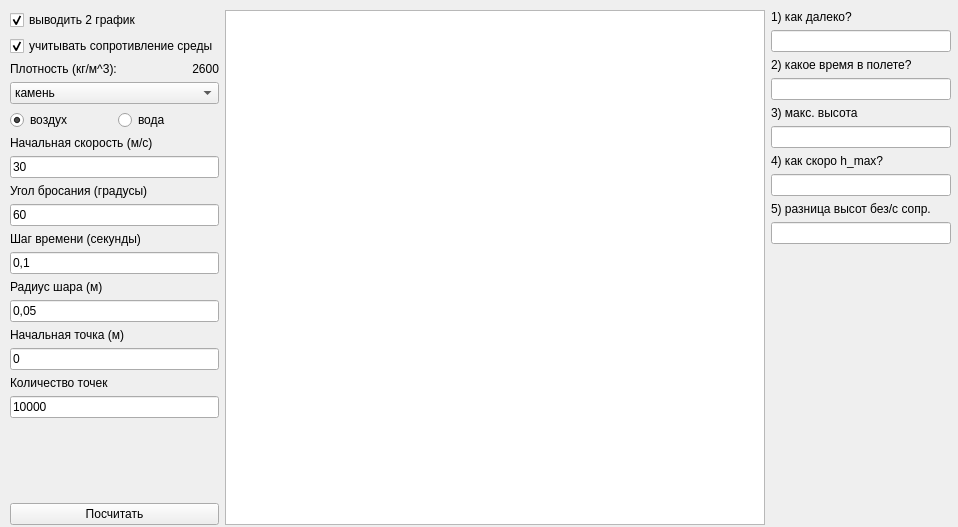
<?xml version="1.0" encoding="UTF-8"?>
<ui version="4.0">
 <class>MainWindow</class>
 <widget class="QMainWindow" name="MainWindow">
  <property name="geometry">
   <rect>
    <x>0</x>
    <y>0</y>
    <width>958</width>
    <height>527</height>
   </rect>
  </property>
  <property name="windowTitle">
   <string>Движение тела</string>
  </property>
  <widget class="QWidget" name="centralwidget">
   <widget class="QWidget" name="horizontalLayoutWidget">
    <property name="geometry">
     <rect>
      <x>10</x>
      <y>10</y>
      <width>941</width>
      <height>515</height>
     </rect>
    </property>
    <layout class="QHBoxLayout" name="horizontalLayout">
     <item>
      <layout class="QVBoxLayout" name="verticalLayout">
       <item>
        <widget class="QCheckBox" name="checkBox">
         <property name="text">
          <string>выводить 2 график</string>
         </property>
         <property name="checked">
          <bool>true</bool>
         </property>
        </widget>
       </item>
       <item>
        <widget class="QCheckBox" name="checkBox_2">
         <property name="text">
          <string>учитывать сопротивление среды</string>
         </property>
         <property name="checked">
          <bool>true</bool>
         </property>
        </widget>
       </item>
       <item>
        <layout class="QHBoxLayout" name="horizontalLayout_2">
         <item>
          <widget class="QLabel" name="label">
           <property name="text">
            <string>Плотность (кг/м^3):</string>
           </property>
          </widget>
         </item>
         <item>
          <widget class="QLabel" name="label_2">
           <property name="text">
            <string>2600</string>
           </property>
           <property name="alignment">
            <set>Qt::AlignRight|Qt::AlignTrailing|Qt::AlignVCenter</set>
           </property>
          </widget>
         </item>
        </layout>
       </item>
       <item>
        <widget class="QComboBox" name="comboBox">
         <property name="currentIndex">
          <number>0</number>
         </property>
         <item>
          <property name="text">
           <string>камень</string>
          </property>
         </item>
         <item>
          <property name="text">
           <string>пенопласт</string>
          </property>
         </item>
         <item>
          <property name="text">
           <string>дерево</string>
          </property>
         </item>
         <item>
          <property name="text">
           <string>железо</string>
          </property>
         </item>
        </widget>
       </item>
       <item>
        <layout class="QHBoxLayout" name="horizontalLayout_3">
         <item>
          <widget class="QRadioButton" name="radioButton">
           <property name="text">
            <string>воздух</string>
           </property>
           <property name="checked">
            <bool>true</bool>
           </property>
          </widget>
         </item>
         <item>
          <widget class="QRadioButton" name="radioButton_2">
           <property name="text">
            <string>вода</string>
           </property>
          </widget>
         </item>
        </layout>
       </item>
       <item>
        <widget class="QLabel" name="label_3">
         <property name="text">
          <string>Начальная скорость (м/с)</string>
         </property>
        </widget>
       </item>
       <item>
        <widget class="QLineEdit" name="lineEdit">
         <property name="sizePolicy">
          <sizepolicy hsizetype="Preferred" vsizetype="Fixed">
           <horstretch>0</horstretch>
           <verstretch>0</verstretch>
          </sizepolicy>
         </property>
         <property name="minimumSize">
          <size>
           <width>180</width>
           <height>0</height>
          </size>
         </property>
         <property name="text">
          <string>30</string>
         </property>
        </widget>
       </item>
       <item>
        <widget class="QLabel" name="label_4">
         <property name="text">
          <string>Угол бросания (градусы)</string>
         </property>
        </widget>
       </item>
       <item>
        <widget class="QLineEdit" name="lineEdit_2">
         <property name="sizePolicy">
          <sizepolicy hsizetype="Preferred" vsizetype="Fixed">
           <horstretch>0</horstretch>
           <verstretch>0</verstretch>
          </sizepolicy>
         </property>
         <property name="minimumSize">
          <size>
           <width>180</width>
           <height>0</height>
          </size>
         </property>
         <property name="text">
          <string>60</string>
         </property>
        </widget>
       </item>
       <item>
        <widget class="QLabel" name="label_5">
         <property name="text">
          <string>Шаг времени (секунды)</string>
         </property>
        </widget>
       </item>
       <item>
        <widget class="QLineEdit" name="lineEdit_3">
         <property name="sizePolicy">
          <sizepolicy hsizetype="Preferred" vsizetype="Fixed">
           <horstretch>0</horstretch>
           <verstretch>0</verstretch>
          </sizepolicy>
         </property>
         <property name="minimumSize">
          <size>
           <width>180</width>
           <height>0</height>
          </size>
         </property>
         <property name="text">
          <string>0,1</string>
         </property>
        </widget>
       </item>
       <item>
        <widget class="QLabel" name="label_6">
         <property name="text">
          <string>Радиус шара (м)</string>
         </property>
        </widget>
       </item>
       <item>
        <widget class="QLineEdit" name="lineEdit_4">
         <property name="sizePolicy">
          <sizepolicy hsizetype="Preferred" vsizetype="Fixed">
           <horstretch>0</horstretch>
           <verstretch>0</verstretch>
          </sizepolicy>
         </property>
         <property name="minimumSize">
          <size>
           <width>180</width>
           <height>0</height>
          </size>
         </property>
         <property name="text">
          <string>0,05</string>
         </property>
        </widget>
       </item>
       <item>
        <widget class="QLabel" name="label_7">
         <property name="text">
          <string>Начальная точка (м)</string>
         </property>
        </widget>
       </item>
       <item>
        <widget class="QLineEdit" name="lineEdit_5">
         <property name="sizePolicy">
          <sizepolicy hsizetype="Preferred" vsizetype="Fixed">
           <horstretch>0</horstretch>
           <verstretch>0</verstretch>
          </sizepolicy>
         </property>
         <property name="minimumSize">
          <size>
           <width>180</width>
           <height>0</height>
          </size>
         </property>
         <property name="text">
          <string>0</string>
         </property>
        </widget>
       </item>
       <item>
        <widget class="QLabel" name="label_8">
         <property name="text">
          <string>Количество точек</string>
         </property>
        </widget>
       </item>
       <item>
        <widget class="QLineEdit" name="lineEdit_6">
         <property name="sizePolicy">
          <sizepolicy hsizetype="Preferred" vsizetype="Fixed">
           <horstretch>0</horstretch>
           <verstretch>0</verstretch>
          </sizepolicy>
         </property>
         <property name="minimumSize">
          <size>
           <width>180</width>
           <height>0</height>
          </size>
         </property>
         <property name="text">
          <string>10000</string>
         </property>
        </widget>
       </item>
       <item>
        <spacer name="verticalSpacer">
         <property name="orientation">
          <enum>Qt::Vertical</enum>
         </property>
         <property name="sizeHint" stdset="0">
          <size>
           <width>20</width>
           <height>40</height>
          </size>
         </property>
        </spacer>
       </item>
       <item>
        <widget class="QPushButton" name="pushButton">
         <property name="text">
          <string>Посчитать</string>
         </property>
        </widget>
       </item>
      </layout>
     </item>
     <item>
      <widget class="QChartView" name="graphicsView"/>
     </item>
     <item>
      <layout class="QVBoxLayout" name="verticalLayout_3">
       <item>
        <widget class="QLabel" name="label_9">
         <property name="text">
          <string>1) как далеко?</string>
         </property>
        </widget>
       </item>
       <item>
        <widget class="QLineEdit" name="lineEdit_7">
         <property name="sizePolicy">
          <sizepolicy hsizetype="Preferred" vsizetype="Fixed">
           <horstretch>0</horstretch>
           <verstretch>0</verstretch>
          </sizepolicy>
         </property>
         <property name="minimumSize">
          <size>
           <width>180</width>
           <height>0</height>
          </size>
         </property>
         <property name="readOnly">
          <bool>true</bool>
         </property>
        </widget>
       </item>
       <item>
        <widget class="QLabel" name="label_10">
         <property name="text">
          <string>2) какое время в полете?</string>
         </property>
        </widget>
       </item>
       <item>
        <widget class="QLineEdit" name="lineEdit_8">
         <property name="sizePolicy">
          <sizepolicy hsizetype="Preferred" vsizetype="Fixed">
           <horstretch>0</horstretch>
           <verstretch>0</verstretch>
          </sizepolicy>
         </property>
         <property name="minimumSize">
          <size>
           <width>180</width>
           <height>0</height>
          </size>
         </property>
         <property name="readOnly">
          <bool>true</bool>
         </property>
        </widget>
       </item>
       <item>
        <widget class="QLabel" name="label_11">
         <property name="text">
          <string>3) макс. высота</string>
         </property>
        </widget>
       </item>
       <item>
        <widget class="QLineEdit" name="lineEdit_9">
         <property name="sizePolicy">
          <sizepolicy hsizetype="Preferred" vsizetype="Fixed">
           <horstretch>0</horstretch>
           <verstretch>0</verstretch>
          </sizepolicy>
         </property>
         <property name="minimumSize">
          <size>
           <width>180</width>
           <height>0</height>
          </size>
         </property>
         <property name="readOnly">
          <bool>true</bool>
         </property>
        </widget>
       </item>
       <item>
        <widget class="QLabel" name="label_12">
         <property name="text">
          <string>4) как скоро h_max?</string>
         </property>
        </widget>
       </item>
       <item>
        <widget class="QLineEdit" name="lineEdit_10">
         <property name="sizePolicy">
          <sizepolicy hsizetype="Preferred" vsizetype="Fixed">
           <horstretch>0</horstretch>
           <verstretch>0</verstretch>
          </sizepolicy>
         </property>
         <property name="minimumSize">
          <size>
           <width>180</width>
           <height>0</height>
          </size>
         </property>
         <property name="readOnly">
          <bool>true</bool>
         </property>
        </widget>
       </item>
       <item>
        <widget class="QLabel" name="label_13">
         <property name="text">
          <string>5) разница высот без/с сопр.</string>
         </property>
        </widget>
       </item>
       <item>
        <widget class="QLineEdit" name="lineEdit_11">
         <property name="sizePolicy">
          <sizepolicy hsizetype="Preferred" vsizetype="Fixed">
           <horstretch>0</horstretch>
           <verstretch>0</verstretch>
          </sizepolicy>
         </property>
         <property name="minimumSize">
          <size>
           <width>180</width>
           <height>0</height>
          </size>
         </property>
         <property name="readOnly">
          <bool>true</bool>
         </property>
        </widget>
       </item>
       <item>
        <spacer name="verticalSpacer_2">
         <property name="orientation">
          <enum>Qt::Vertical</enum>
         </property>
         <property name="sizeHint" stdset="0">
          <size>
           <width>20</width>
           <height>40</height>
          </size>
         </property>
        </spacer>
       </item>
      </layout>
     </item>
    </layout>
   </widget>
  </widget>
 </widget>
 <customwidgets>
  <customwidget>
   <class>QChartView</class>
   <extends>QGraphicsView</extends>
   <header>QtCharts</header>
  </customwidget>
 </customwidgets>
 <resources/>
 <connections/>
</ui>
